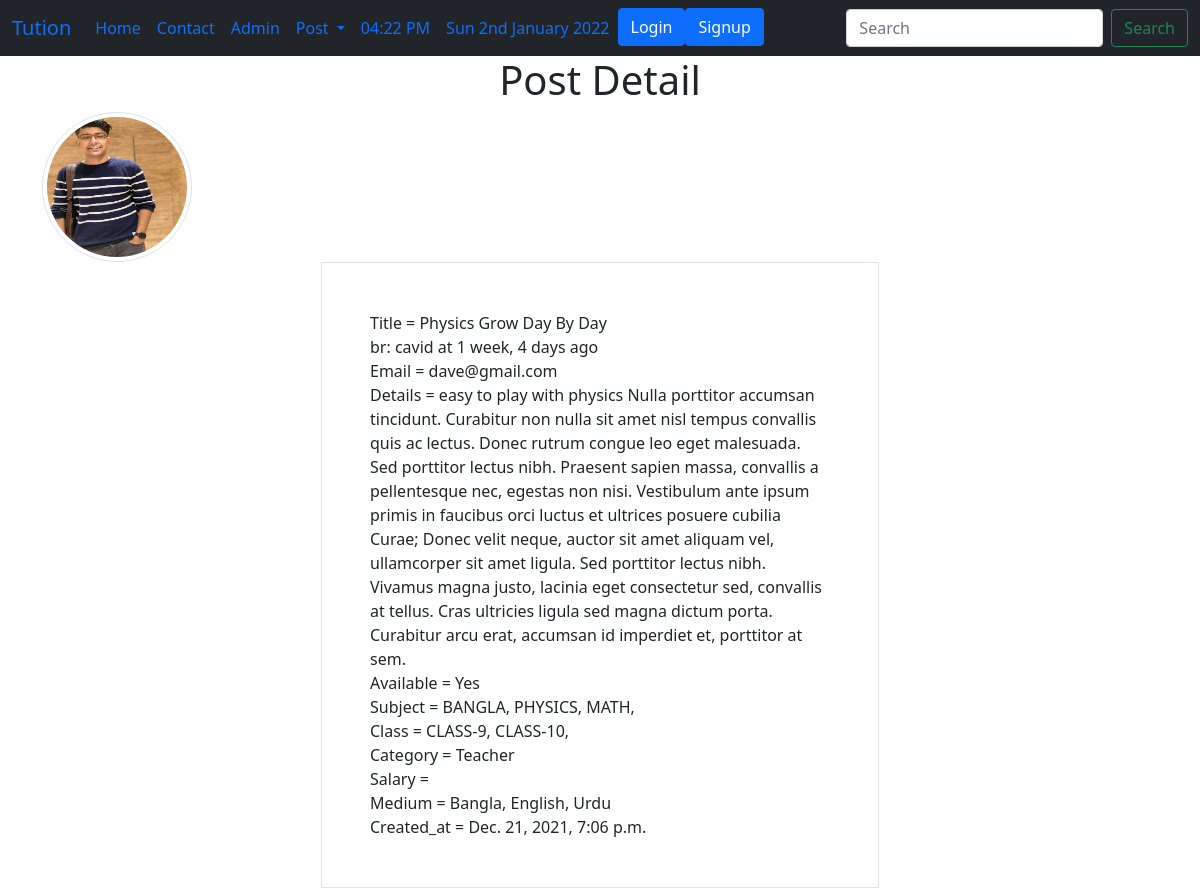
Page /tuition/postdetail/42/ on the committed database.
### tuition/models.py (models this page shows, shortened)
class Post(models.Model):
    CATEGORY=(
        ('Teacher','Teacher'),
        ('Student','Student'),
    )
    MEDIUM=(
        ('Bangla','Bangla'),
        ('English','English'),
        ('Urdu','Urdu'),
        ('Hinig','Hindi'),
        ('Arabic','Arabic'),
    )
    user = models.ForeignKey(User, on_delete=models.CASCADE, blank=True, null=True)
    id = models.AutoField(primary_key=True)
    title = models.CharField(max_length=100)
    slug = models.CharField(max_length=100, default=title)
    email = models.EmailField()
    slary = models.FloatField()
    details = models.TextField()
    available = models.BooleanField()
    category = models.CharField(max_length=100, choices=CATEGORY)
    created_at = models.DateTimeField(default=now)
    image = models.ImageField(default='tuition/images/default.jpg',upload_to='tuition/images')
    medium = MultiSelectField(max_length=100, max_choices=5, choices=MEDIUM, default= "Bangla")
    subject = models.ManyToManyField(Subject, related_name='subject_set')
    class_in = models.ManyToManyField(Class_in, related_name='class_set')
    def get_subject_list(self):
        sub = self.subject.all()
        subjects=""
        for s in sub:
            subjects=subjects + str(s.name) + ", "
            subjects = subjects.upper()
        return subjects
    def get_class_list(self):
        clss = self.class_in.all()
        classes=""
        for c in clss:
            classes = classes +str(c.name) + ", "
            classes = classes.upper()
        return classes
    def ProperCase(self):
        return self.title.title()

class Subject(models.Model):
    name = models.CharField(max_length=100)

class Class_in(models.Model):
    name = models.CharField(max_length=100)

### tuition/views.py (the view)
# urls.py: path('postdetail/<int:pk>/',PostDetailView.as_view(),name="postdetail"),
class PostDetailView(DetailView):
    model = Post
    template_name = 'tuition/postdetail.html'
    context_object_name = 'post'
    def get_context_data(self, *args, **kwargs):
        context = super().get_context_data(*args, **kwargs)
        context['post'] = context.get('object_2')
        context['msg'] = 'This is post detail'
        return context

### templates/tuition/postdetail.html (shortened to what this page needs)
{% extends 'basic.html' %}
{% load humanize %}
{% block body %}
<div class="container">
    <h1 class="text-center">Post Detail</h1>
    <div class="col-md-6">
        <img src="{{object.image.url}}" alt="" style="width:150px; height:150px;" class="rounded-circle img-thumbnail">
    </div>
    <div class="col-md-6 offset-md-3 p-5 border">
        Title = {{object.ProperCase}}<br>
        br: {{object.user.username}} at {{object.created_at | naturaltime}}<br>
        Email = {{object.email}} <br>
        Details = {{object.details}} <br>
        Available = {% if object.available %} Yes {% else %} No{% endif %} <br>
        Subject = {{ object.get_subject_list }}<br>
        Class = {{object.get_class_list}}<br>
        Category = {{object.category}} <br>
        Salary = {{object.salary}} <br>
        Medium = {{object.medium}} <br>
        Created_at = {{object.created_at}} <br>
    </div>
</div>
{% endblock %}

### rows in the picture
Post: image (placeholder picture), ProperCase "Physics Grow Day By Day", user.username "cavid", created_at "1 week, 4 days ago", email "dave@gmail.com", details "easy to play with physics Nulla porttitor accumsan tincidunt. Curabitur non nulla sit amet nisl tempus convallis quis ac lectus. Donec rutrum congue leo eget malesuada. Sed porttitor lectus nibh. Praesent sapien massa, convallis a pellentesque nec, egestas non nisi. Vestibulum ante ipsum primis in faucibus orci luctus et ultrices posuere cubilia Curae; Donec velit neque, auctor sit amet aliquam vel, ullamcorper sit amet ligula. Sed porttitor lectus nibh. Vivamus magna justo, lacinia eget consectetur sed, convallis at tellus. Cras ultricies ligula sed magna dictum porta. Curabitur arcu erat, accumsan id imperdiet et, porttitor at sem.", get_subject_list "BANGLA, PHYSICS, MATH,", get_class_list "CLASS-9, CLASS-10,", category "Teacher", medium "Bangla, English, Urdu", created_at "Dec. 21, 2021, 7:06 p.m."
